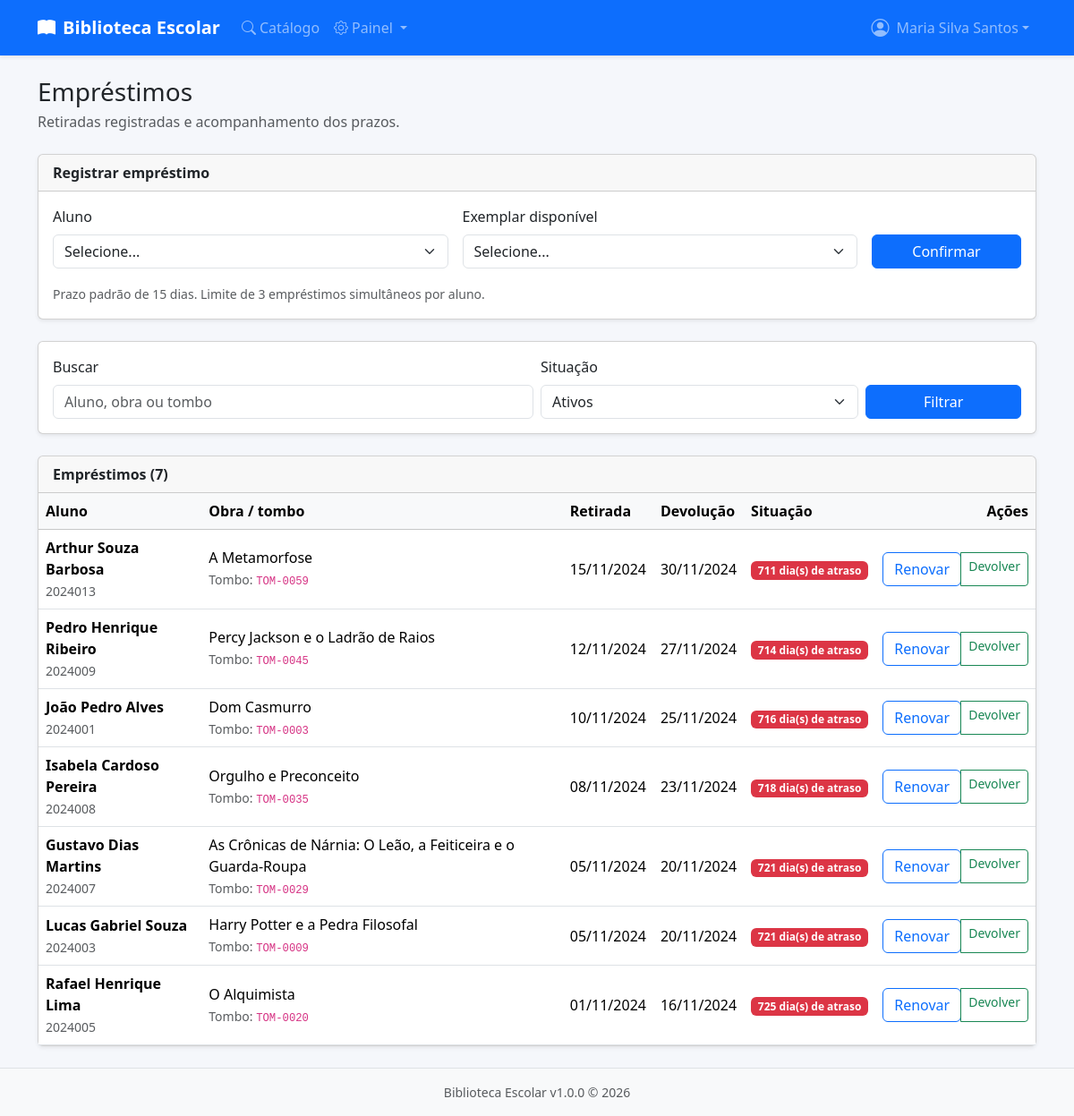
The app's page /public/emprestimos.php (signed in) with its own data.
### tables this page shows
CREATE TABLE IF NOT EXISTS `emprestimos` (
    `id` INT UNSIGNED NOT NULL AUTO_INCREMENT,
    `exemplar_id` INT UNSIGNED NOT NULL,
    `usuario_id` INT UNSIGNED NOT NULL,
    `bibliotecario_id` INT UNSIGNED NOT NULL,
    `data_retirada` DATE NOT NULL,
    `data_prevista_devolucao` DATE NOT NULL,
    `data_devolucao` DATE DEFAULT NULL,
    `renovado` TINYINT(1) NOT NULL DEFAULT 0,
    `dias_atraso` INT UNSIGNED NOT NULL DEFAULT 0,
    `suspensao_aplicada` TINYINT(1) NOT NULL DEFAULT 0,
    `observacoes` TEXT DEFAULT NULL,
    `criado_em` TIMESTAMP NOT NULL DEFAULT CURRENT_TIMESTAMP,
    `atualizado_em` TIMESTAMP NOT NULL DEFAULT CURRENT_TIMESTAMP ON UPDATE CURRENT_TIMESTAMP,
    PRIMARY KEY (`id`),
    KEY `idx_exemplar` (`exemplar_id`),
    KEY `idx_usuario_ativo` (`usuario_id`, `data_devolucao`),
    KEY `idx_atrasados` (`data_prevista_devolucao`, `data_devolucao`),
    CONSTRAINT `fk_emprestimo_exemplar` FOREIGN KEY (`exemplar_id`) REFERENCES `exemplares` (`id`) ON DELETE RESTRICT,
    CONSTRAINT `fk_emprestimo_usuario` FOREIGN KEY (`usuario_id`) REFERENCES `usuarios` (`id`) ON DELETE CASCADE,
    CONSTRAINT `fk_emprestimo_bibliotecario` FOREIGN KEY (`bibliotecario_id`) REFERENCES `usuarios` (`id`) ON DELETE RESTRICT
);

CREATE TABLE IF NOT EXISTS `usuarios` (
    `id` INT UNSIGNED NOT NULL AUTO_INCREMENT,
    `matricula` VARCHAR(20) NOT NULL,
    `nome` VARCHAR(120) NOT NULL,
    `email` VARCHAR(150) DEFAULT NULL,
    `turma` VARCHAR(20) DEFAULT NULL,
    `senha_hash` VARCHAR(255) NOT NULL,
    `tipo` ENUM('aluno','bibliotecario') NOT NULL DEFAULT 'aluno',
    `ativo` TINYINT(1) NOT NULL DEFAULT 1,
    `suspenso_ate` DATE DEFAULT NULL,
    `criado_em` TIMESTAMP NOT NULL DEFAULT CURRENT_TIMESTAMP,
    `atualizado_em` TIMESTAMP NOT NULL DEFAULT CURRENT_TIMESTAMP ON UPDATE CURRENT_TIMESTAMP,
    PRIMARY KEY (`id`),
    UNIQUE KEY `uk_matricula` (`matricula`),
    UNIQUE KEY `uk_email` (`email`),
    KEY `idx_tipo_ativo` (`tipo`, `ativo`)
);

CREATE TABLE IF NOT EXISTS `obras` (
    `id` INT UNSIGNED NOT NULL AUTO_INCREMENT,
    `titulo` VARCHAR(200) NOT NULL,
    `autor` VARCHAR(150) NOT NULL,
    `isbn` VARCHAR(20) DEFAULT NULL,
    `editora` VARCHAR(100) DEFAULT NULL,
    `ano` YEAR DEFAULT NULL,
    `categoria` VARCHAR(80) DEFAULT NULL,
    `sinopse` TEXT DEFAULT NULL,
    `capa` VARCHAR(255) DEFAULT NULL,
    `criado_em` TIMESTAMP NOT NULL DEFAULT CURRENT_TIMESTAMP,
    `atualizado_em` TIMESTAMP NOT NULL DEFAULT CURRENT_TIMESTAMP ON UPDATE CURRENT_TIMESTAMP,
    PRIMARY KEY (`id`),
    KEY `idx_titulo` (`titulo`),
    KEY `idx_autor` (`autor`),
    KEY `idx_categoria` (`categoria`),
    KEY `idx_isbn` (`isbn`)
);

CREATE TABLE IF NOT EXISTS `exemplares` (
    `id` INT UNSIGNED NOT NULL AUTO_INCREMENT,
    `obra_id` INT UNSIGNED NOT NULL,
    `tombo` VARCHAR(30) NOT NULL,
    `status` ENUM('disponivel','emprestado','reservado','manutencao') NOT NULL DEFAULT 'disponivel',
    `localizacao` VARCHAR(80) DEFAULT NULL,
    `observacoes` TEXT DEFAULT NULL,
    `criado_em` TIMESTAMP NOT NULL DEFAULT CURRENT_TIMESTAMP,
    `atualizado_em` TIMESTAMP NOT NULL DEFAULT CURRENT_TIMESTAMP ON UPDATE CURRENT_TIMESTAMP,
    PRIMARY KEY (`id`),
    UNIQUE KEY `uk_tombo` (`tombo`),
    KEY `idx_obra_status` (`obra_id`, `status`),
    CONSTRAINT `fk_exemplar_obra` FOREIGN KEY (`obra_id`) REFERENCES `obras` (`id`) ON DELETE CASCADE
);

### app/helpers/view.php (called while the page is built, shortened)
<?php
function view(string $arquivo, array $dados = []): void {
    extract($dados);
    require VIEWS_PATH . "/{$arquivo}.php";
    require VIEWS_PATH . '/layout.php';
}

### public/emprestimos.php (called while the page is built, shortened)
<?php
$db = db();
$status = $_GET['status'] ?? 'ativos';
$busca = trim($_GET['q'] ?? '');
$where = [];
$params = [];
if ($status === 'ativos') {
    $where[] = 'emp.data_devolucao IS NULL';
} elseif ($status === 'atrasados') {
    $where[] = 'emp.data_devolucao IS NULL AND emp.data_prevista_devolucao < CURDATE()';
} elseif ($status === 'devolvidos') {
    $where[] = 'emp.data_devolucao IS NOT NULL';
}
$sql = "
    SELECT emp.*, u.nome AS aluno, u.matricula, o.titulo AS obra_titulo, x.tombo
    FROM emprestimos emp
    JOIN usuarios u ON u.id = emp.usuario_id
    JOIN exemplares x ON x.id = emp.exemplar_id
    JOIN obras o ON o.id = x.obra_id
";
if ($where) {
    $sql .= ' WHERE ' . implode(' AND ', $where);
}
$sql .= ' ORDER BY emp.data_retirada DESC, emp.id DESC LIMIT 200';
$stmt = $db->prepare($sql);
$stmt->execute($params);
$emprestimos = $stmt->fetchAll();
$stmt = $db->prepare("SELECT id, matricula, nome FROM usuarios WHERE tipo = 'aluno' AND ativo = 1 ORDER BY nome");
$stmt->execute();
$alunos = $stmt->fetchAll();
$stmt = $db->prepare("
    SELECT e.id, e.tombo, o.titulo
    FROM exemplares e
    JOIN obras o ON o.id = e.obra_id
    WHERE e.status = 'disponivel'
    ORDER BY o.titulo, e.tombo
");
$stmt->execute();
$exemplares = $stmt->fetchAll();
view('emprestimos', [
    'titulo' => 'Empréstimos',
    'emprestimos' => $emprestimos,
    'alunos' => $alunos,
    'exemplares' => $exemplares,
    'status' => $status,
    'busca' => $busca,
]);

### app/helpers/functions.php (called while the page is built, shortened)
<?php
function e(string $value): string {
    return htmlspecialchars($value, ENT_QUOTES, 'UTF-8');
}
function url(string $caminho = ''): string {
    $base = rtrim(APP_URL, '/');
    return $base . '/' . ltrim($caminho, '/');
}
function format_date(?string $date, string $format = 'd/m/Y'): string {
    try {
        return (new DateTime($date))->format($format);
    } catch (Exception) {
        return '-';
    }
}

### views/emprestimos.php (the view, shortened to what this page needs)
<div class="d-flex flex-wrap justify-content-between align-items-center mb-4">
  <div>
    <h1 class="h3 mb-1">Empréstimos</h1>
    <p class="text-muted mb-0">Retiradas registradas e acompanhamento dos prazos.</p>
  </div>
</div>
<div class="card shadow-sm mb-4">
  <div class="card-header fw-semibold">Registrar empréstimo</div>
  <div class="card-body">
    <form method="post" class="row g-3">
      <div class="col-md-5">
        <label class="form-label">Aluno</label>
        <select class="form-select" name="aluno_id" required>
          <option value="">Selecione...</option>
        </select>
      </div>
      <div class="col-md-5">
        <label class="form-label">Exemplar disponível</label>
        <select class="form-select" name="exemplar_id" required>
          <option value="">Selecione...</option>
        </select>
      </div>
      <div class="col-md-2 d-grid align-self-end">
        <button class="btn btn-primary" <?= (!$alunos || !$exemplares) ? 'disabled' : '' ?>>Confirmar</button>
      </div>
      <div class="col-12">
        <small class="text-muted">Prazo padrão de <?= (int)PRAZO_EMPRESTIMO_DIAS ?> dias. Limite de <?= (int)MAX_EMPRESTIMOS_SIMULTANEOS ?> empréstimos simultâneos por aluno.</small>
      </div>
    </form>
  </div>
</div>
<div class="card shadow-sm mb-4">
  <div class="card-body">
    <form method="get" class="row g-2 align-items-end">
      <div class="col-md-6">
        <label class="form-label">Buscar</label>
        <input type="search" name="q" class="form-control" value="<?= e($busca) ?>" placeholder="Aluno, obra ou tombo">
      </div>
      <div class="col-md-4">
        <label class="form-label">Situação</label>
        <select name="status" class="form-select" data-auto-submit>
          <?php foreach (['ativos' => 'Ativos', 'atrasados' => 'Em atraso', 'devolvidos' => 'Devolvidos', 'todos' => 'Todos'] as $valor => $rotulo): ?>
            <option value="<?= $valor ?>" <?= $status === $valor ? 'selected' : '' ?>><?= $rotulo ?></option>
          <?php endforeach; ?>
        </select>
      </div>
      <div class="col-md-2 d-grid">
        <button class="btn btn-primary">Filtrar</button>
      </div>
    </form>
  </div>
</div>
<div class="card shadow-sm">
  <div class="card-header fw-semibold">Empréstimos (<?= count($emprestimos) ?>)</div>
  <div class="card-body p-0">
    <div class="table-responsive">
      <table class="table table-hover mb-0">
        <thead class="table-light">
          <tr>
            <th>Aluno</th>
            <th>Obra / tombo</th>
            <th>Retirada</th>
            <th>Devolução</th>
            <th>Situação</th>
            <th class="text-end">Ações</th>
          </tr>
        </thead>
        <tbody>
        <?php foreach ($emprestimos as $emprestimo): ?>
          <?php
          $atrasado = $emprestimo['data_devolucao'] === null && $emprestimo['data_prevista_devolucao'] < date('Y-m-d');
          $diasAtraso = $atrasado ? (int)((strtotime(date('Y-m-d')) - strtotime($emprestimo['data_prevista_devolucao'])) / 86400) : 0;
          ?>
          <tr>
            <td>
              <strong><?= e($emprestimo['aluno']) ?></strong><br>
              <small class="text-muted"><?= e($emprestimo['matricula']) ?></small>
            </td>
            <td>
              <?= e($emprestimo['obra_titulo']) ?><br>
              <small class="text-muted">Tombo: <code><?= e($emprestimo['tombo']) ?></code></small>
            </td>
            <td><?= e(format_date($emprestimo['data_retirada'])) ?></td>
            <td>
              <?= e(format_date($emprestimo['data_prevista_devolucao'])) ?>
            </td>
            <td>
              <?php if ($emprestimo['data_devolucao'] !== null): ?>
                <?= status_badge('atendida') ?>
                <small class="text-muted">em <?= e(format_date($emprestimo['data_devolucao'])) ?></small>
              <?php elseif ($atrasado): ?>
                <span class="badge bg-danger"><?= $diasAtraso ?> dia(s) de atraso</span>
              <?php else: ?>
                <?= status_badge('emprestado') ?>
              <?php endif; ?>
            </td>
            <td class="text-end">
              <?php if ($emprestimo['data_devolucao'] === null): ?>
                <div class="btn-group btn-group-sm">
                  <?php if ((int)$emprestimo['renovado'] < MAX_RENOVACOES): ?>
                    <form method="post">
                      <button class="btn btn-outline-primary">Renovar</button>
                    </form>
                  <?php endif; ?>
                  <a href="<?= url('devolucoes.php') ?>" class="btn btn-outline-success">Devolver</a>
                </div>
              <?php endif; ?>
            </td>
          </tr>
        <?php endforeach; ?>
        </tbody>
      </table>
    </div>
  </div>
</div>

### public/assets/css/style.css (style rules this page uses)
:root { --be-primary: #0d6efd; --be-bg: #f5f7fb; }
body { background-color: var(--be-bg); min-height: 100vh; display: flex; flex-direction: column; }
.table th { white-space: nowrap; }
.table td { vertical-align: middle; }
.badge { font-size: .75rem; font-weight: 600; }

### records on screen
emprestimos: usuario.nome "Arthur Souza Barbosa", usuario.matricula "2024013", obras.titulo "A Metamorfose", exemplar.tombo "TOM-0059", data_retirada "15/11/2024", data_prevista_devolucao "30/11/2024"
emprestimos: usuario.nome "Pedro Henrique Ribeiro", usuario.matricula "2024009", obras.titulo "Percy Jackson e o Ladrão de Raios", exemplar.tombo "TOM-0045", data_retirada "12/11/2024", data_prevista_devolucao "27/11/2024"
emprestimos: usuario.nome "João Pedro Alves", usuario.matricula "2024001", obras.titulo "Dom Casmurro", exemplar.tombo "TOM-0003", data_retirada "10/11/2024", data_prevista_devolucao "25/11/2024"
emprestimos: usuario.nome "Isabela Cardoso Pereira", usuario.matricula "2024008", obras.titulo "Orgulho e Preconceito", exemplar.tombo "TOM-0035", data_retirada "08/11/2024", data_prevista_devolucao "23/11/2024"
emprestimos: usuario.nome "Gustavo Dias Martins", usuario.matricula "2024007", obras.titulo "As Crônicas de Nárnia: O Leão, a Feiticeira e o Guarda-Roupa", exemplar.tombo "TOM-0029", data_retirada "05/11/2024", data_prevista_devolucao "20/11/2024"
emprestimos: usuario.nome "Lucas Gabriel Souza", usuario.matricula "2024003", obras.titulo "Harry Potter e a Pedra Filosofal", exemplar.tombo "TOM-0009", data_retirada "05/11/2024", data_prevista_devolucao "20/11/2024"
emprestimos: usuario.nome "Rafael Henrique Lima", usuario.matricula "2024005", obras.titulo "O Alquimista", exemplar.tombo "TOM-0020", data_retirada "01/11/2024", data_prevista_devolucao "16/11/2024"

### other values on screen
APP_NAME "Biblioteca Escolar"
usuario_logado()['nome'] "Maria Silva Santos"
PRAZO_EMPRESTIMO_DIAS "15"
MAX_EMPRESTIMOS_SIMULTANEOS "3"
count($emprestimos) "7"
APP_VERSION "1.0.0"
form field status "Ativos"
